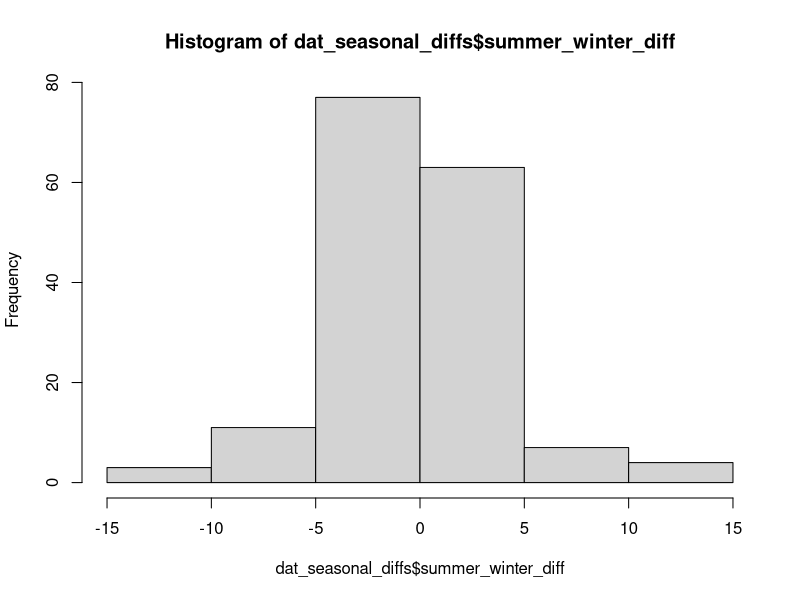
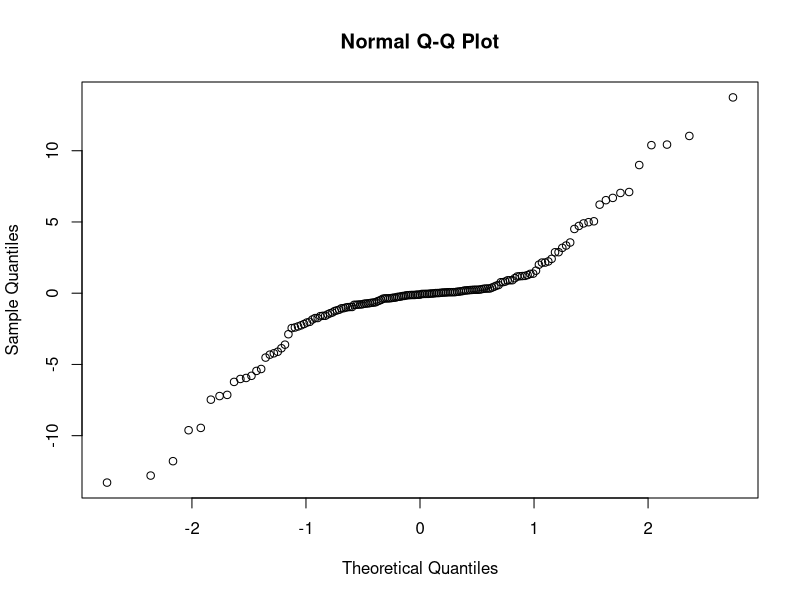
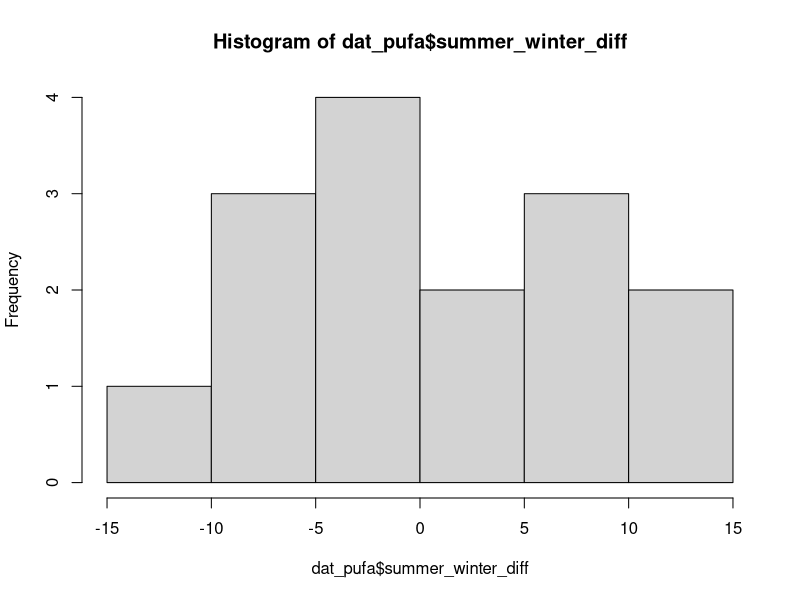
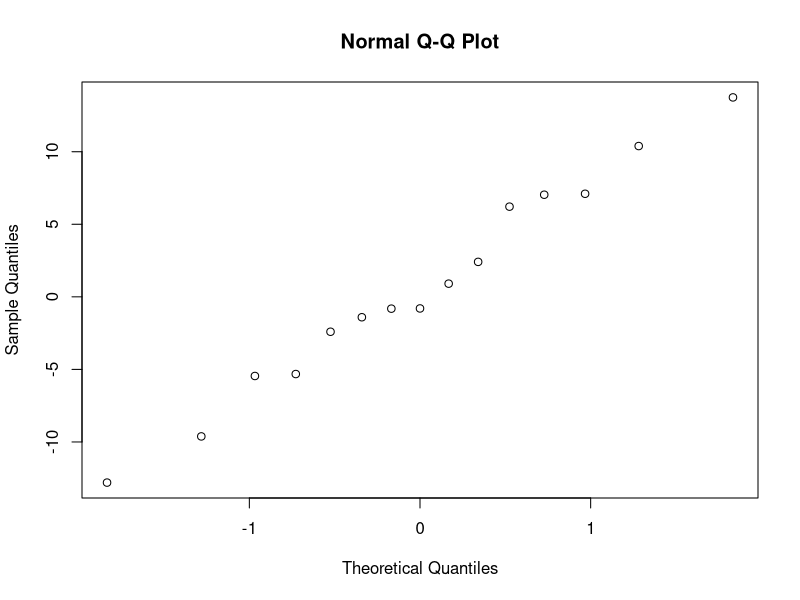
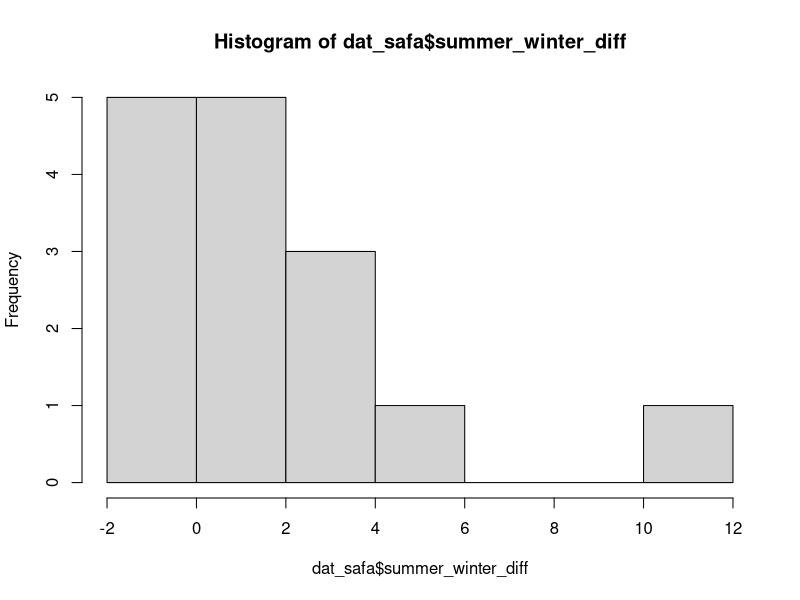
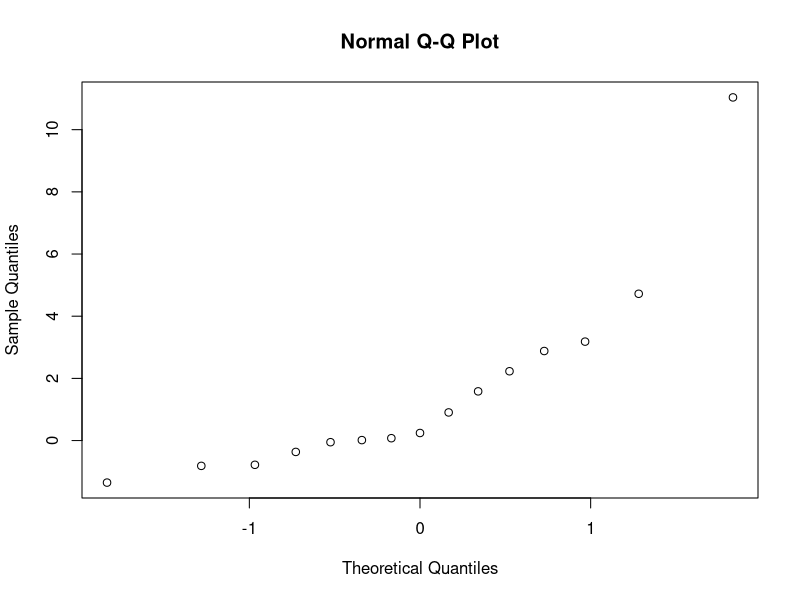
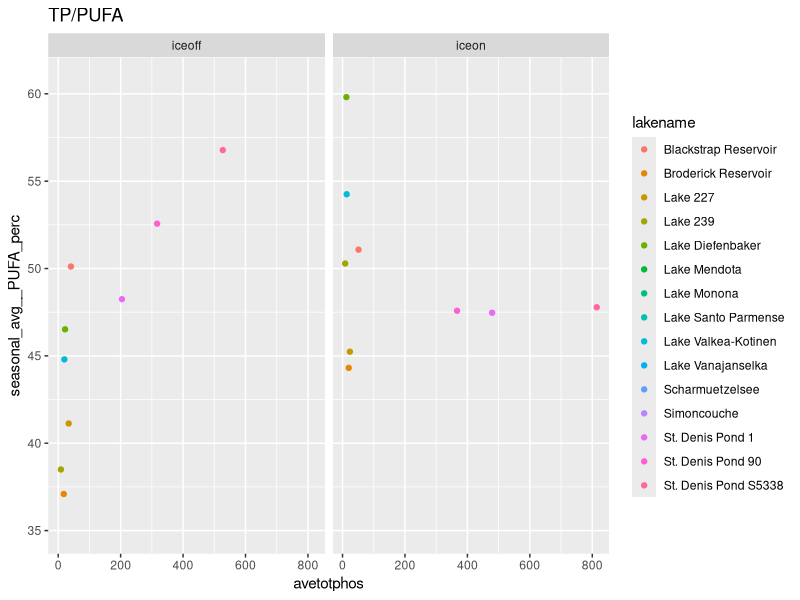
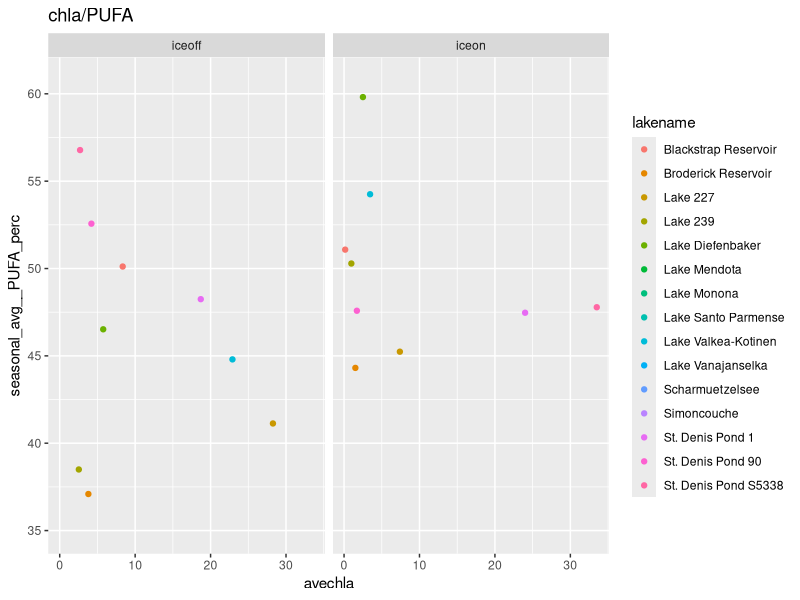

Generate these figures, in order, with R:
#=========================================================#
## ===================== OVERVIEW ====================== ##
#=========================================================#

#see "euli_fa_alternate_aggregate.R" for processing up to this point
#reads in full_dat_weighted_comm_agg from that script
#aggregated to lake/season (means, collapsed over years)

# 1)
# for each lake, summer - winter as response variable
# is this signif diff from zero?
# do for FA props (so...differencing proportions...)
# do confidence intervals overlap with zero?
# 
# 2)
# euli lakes - look at trophic state
# difference data as response
# does, say TP, affect PUFAs/SAFAs?
# 
# basically, more on euli lakes (difference, trophic, maybe secchi)

#=========================================================#
## ================= GETTING STARTED =================== ##
#=========================================================#

#libraries
library(dplyr)
library(reshape2)
library(tidyr)
library(ggplot2)

# ----> read in data

dat <- read.csv("../Data/EULI_lake_seasonal_community_FAs.csv", stringsAsFactors = FALSE)

head(dat)

#=========================================================#
## ================ SEASONAL DIFFERENCES =============== ##
#=========================================================#

# ----> find seasonal differences

#reorganize so season across top
dat_seasonal <- dat %>% 
  #make long
  melt(id.vars = c("lakename", "n_years", "season")) %>% 
  #split variable into agg and type
  separate(variable, into =c("agg", "FA_type"), sep = "__") %>% 
  #keep only averages
  filter(agg == "seasonal_avg") %>% 
  #remove that column
  select(-agg) %>% 
  #make wide
  dcast(lakename + n_years + FA_type ~ season, value.var = "value")

#find differences (summer-winter)
dat_seasonal_diffs <- dat_seasonal %>% 
  mutate(summer_winter_diff = iceoff - iceon) 

# ----> one sample t-test - are diffs diff from zero?

#is sample mean (mean of all diffs) different from zero?
#not sure that's exactly what we want...

#one value per lake/season/FA_type

#quick check for normality (across ALL fa types)
hist(dat_seasonal_diffs$summer_winter_diff)
#not bad

#null of normality
shapiro.test(dat_seasonal_diffs$summer_winter_diff)
#hmmm, reject null

#plot
qqnorm(dat_seasonal_diffs$summer_winter_diff)
#yeah...not really normal

#well, testing anyways...

#one sample t-test
t.test(dat_seasonal_diffs$summer_winter_diff, mu=0, alternative = "two.sided")

# data:  dat_seasonal_diffs$summer_winter_diff
# t = -0.71741, df = 164, p-value = 0.4741
# alternative hypothesis: true mean is not equal to 0
# 95 percent confidence interval:
#   -0.7761753  0.3624698
# sample estimates:
#   mean of x 
# -0.2068528 

#confidence interval includes zero


# ----> PUFA only

dat_pufa <- dat_seasonal_diffs %>% 
  filter(FA_type == "MUFA_perc")

hist(dat_pufa$summer_winter_diff)
#not really...
qqnorm(dat_pufa$summer_winter_diff)
#meh

t.test(dat_pufa$summer_winter_diff, mu=0, alternative = "two.sided")
# data:  dat_pufa$summer_winter_diff
# t = 0.3223, df = 14, p-value = 0.752
# alternative hypothesis: true mean is not equal to 0
# 95 percent confidence interval:
#   -3.466713  4.692852
# sample estimates:
#   mean of x 
# 0.6130696 

#CI crosses zero

# ----> SAFA only

dat_safa <- dat_seasonal_diffs %>% 
  filter(FA_type == "SAFA_perc")

hist(dat_safa$summer_winter_diff)
#skewed
qqnorm(dat_safa$summer_winter_diff)
#yeah, not normal

#but testing just because

t.test(dat_safa$summer_winter_diff, mu=0, alternative = "two.sided")
# data:  dat_safa$summer_winter_diff
# t = 1.9383, df = 14, p-value = 0.07302
# alternative hypothesis: true mean is not equal to 0
# 95 percent confidence interval:
#   -0.1669648  3.3014506
# sample estimates:
#   mean of x 
# 1.567243 

#again, crosses zero

#=========================================================#
## =================== TROPHIC STATE =================== ##
#=========================================================#

euli_full <- read.csv("../Data/under_ice_data.csv", stringsAsFactors = FALSE)

#smaller subset
euli_small <- euli_full %>% 
  select(lakename, year, season, watertemp,
         avetotphos, avetotdissphos, 
         avetotnitro, avetotdissnitro,
         avetotdoc, avecolor, avechla)

#need to find lake/season averages
euli_seasonal <- euli_small %>% 
  melt(id.vars = c("lakename", "year", "season")) %>% 
  #find seasonal averages for each lake (for each variable)
  group_by(lakename, season, variable) %>% 
  summarize(n_years = n_distinct(year),
            avg_val = mean(value, na.rm = TRUE)) %>% 
  as.data.frame()

#make wide again - full FA data
euli_seasonal_wide <- euli_seasonal %>% 
  dcast(lakename + n_years + season ~ variable, value.var = "avg_val")

#merge, keep only lakes of interest
euli_fa <- merge(dat, euli_seasonal_wide, by = c("lakename", "n_years", "season"), all.x = TRUE)

head(euli_fa)
summary(euli_fa)
#various missing - work with what have

#color/TP to get blue/green/brown/murky
filter(euli_fa, !is.na(avecolor) & !is.na(avetotphos))
#nope, too many are missing color

# ----> PUFA

#using just phos
ggplot(euli_fa, aes(avetotphos, seasonal_avg__PUFA_perc)) +
  geom_point(aes(color = lakename)) + 
  #geom_point(aes(color = as.factor(n_years))) +
  facet_wrap(~season)+
  ggtitle("TP/PUFA")
#more TP, more PUFA in *summer*
#more TP not helping PUFA in winter

#chla
ggplot(euli_fa, aes(avechla, seasonal_avg__PUFA_perc)) +
  geom_point(aes(color = lakename)) + 
  #geom_point(aes(color = as.factor(n_years))) +
  facet_wrap(~season) +
  ggtitle("chla/PUFA")
#more chla, less chla in *summer*
#more chla, not really an impact in winter

# ----> what about SAFA?
ggplot(euli_fa, aes(avetotphos, seasonal_avg__SAFA_perc)) +
  geom_point(aes(color = lakename)) + 
  #geom_point(aes(color = as.factor(n_years))) +
  facet_wrap(~season)+
  ggtitle("TP/SAFA")
#no real impact of TP either season

ggplot(euli_fa, aes(avechla, seasonal_avg__SAFA_perc)) +
  geom_point(aes(color = lakename)) + 
  #geom_point(aes(color = as.factor(n_years))) +
  facet_wrap(~season) +
  ggtitle("chla/SAFA")
#increase in chla sort of increase in SAFA in *summer*
#not really in winter

# ----> using differences

dat_seasonal_diffs_small <- dat_seasonal_diffs %>%
  select(-iceoff, -iceon)

euli_fa_diffs <- merge(dat_seasonal_diffs_small, euli_seasonal_wide, by = c("lakename", "n_years"), all.x = TRUE)

#hmmm...difference chla/TN/TP?
#or categorize by some breakpoint?

